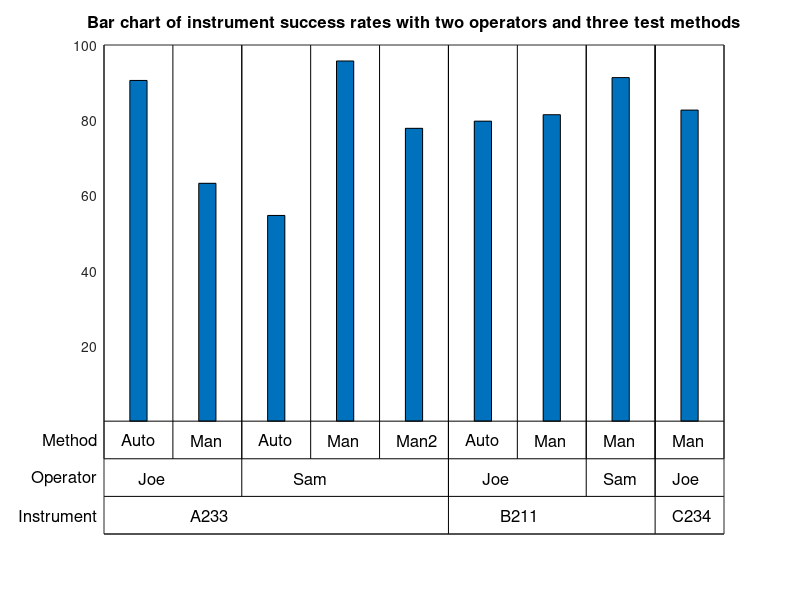

Here is the MATLAB script that generated this plot: (Note: this script raises an error after producing the figure.)
%   3165_02_02: Hierarchical bar charts
%   Copyright 2012 Packt Publishing
%   $Revision: 1 $
%   $Date: 2012-01-30 12:00:00

% Example with the multi-level x labels
% define data
A =  {81.4724, 'A233', 'Joe', 'Man';
      90.5792, 'A233', 'Joe', 'Auto';
      82.6987, 'A233', 'Sam', 'Man';
      91.3376, 'A233', 'Sam', 'Auto';
      63.2359, 'A233', 'Sam', 'Man2';
      79.7540, 'B211', 'Joe', 'Man';
      77.8498, 'B211', 'Joe', 'Auto';
      54.6882, 'B211', 'Sam', 'Man';
      95.7507, 'C234', 'Joe', 'Man';};

scramble = [2 5 8 9 7 6 1 4 3  ];
data = cell2mat({A{scramble,1}}');
level1 = {A{scramble,2}}; 
level2 = {A{scramble,3}};
level3 = {A{scramble,4}};

for i = 1:length(data)
   level2{i} = [level1{i} ',' level2{i}];
   level3{i} = [',' level2{i} ',' level3{i}];
end
uniqLevel1 = unique(level1);
uniqLevel2 = unique(level2);

% start drawing
figure('Position',[ 685         327        1215         651]);

% Calculate text placement locations for the Level3 labels
xSpan = get(gca,'xlim');
xLabel3Locs = linspace(0,range(xSpan),2*numel(data)+1);
vertiX3 = linspace(0,range(xSpan),numel(data)+1);

% Calculate text placement locations for the Level1 labels
for i=1:numel(uniqLevel1)
    level1n(i) = length(find(strcmp(level1,uniqLevel1{i})));
    pos1 = xLabel3Locs(sum(level1n(1:i-1))*2+1);
    pos2 = xLabel3Locs(sum(level1n(1:i))*2+1);
    xLabel1Locs(i) = pos1 + .25*abs(pos2-pos1);
    if i~=numel(uniqLevel1)
        vertiX1(i) = xLabel3Locs(sum(level1n(1:i))*2+1);
    end
end

% Calculate text placement locations for the Level2 labels
for i=1:numel(uniqLevel2)
    level2n(i) = length(find(strcmp(level2,uniqLevel2{i})));
    pos1 = xLabel3Locs(sum(level2n(1:i-1))*2+1);
    pos2 = xLabel3Locs(sum(level2n(1:i))*2+1);
    xLabel2Locs(i) = pos1 + .25*abs(pos2-pos1);
    if i~=numel(uniqLevel2)
        vertiX2(i) = xLabel3Locs(sum(level2n(1:i))*2+1);
    end
end

[E uniqLevel2] = strtok(uniqLevel2,',');
[uniqLevel2] = strtok(uniqLevel2,',');
uniqLevel3 = unique(level3);
[E uniqLevel3] = strtok(uniqLevel3,',');
[E uniqLevel3] = strtok(uniqLevel3,',');
[uniqLevel3] = strtok(uniqLevel3,',');

bar(xLabel3Locs(2:2:end-1),data,.25);hold on;
ylimv = get(gca,'ylim');
xlimv = get(gca,'xlim');
ymin = min(ylimv);
set(gca,'Xtick',xLabel3Locs,'Xticklabel',[],'TickLength',[0.0 0.0],'TickDir','out');

xLabel3LocsN = xLabel3Locs(2:2:end-1);
delta = abs(xLabel3LocsN(2)-xLabel3LocsN(1));
strt = 0.25*delta;
xLabel3LocsN = strt:delta:delta*length(xLabel3LocsN);
text(xLabel3LocsN,(ymin - 0.05*range(ylimv))*ones(size(xLabel3LocsN)),uniqLevel3,'Fontsize',12);
text(xLabel2Locs,(ymin - 0.15*range(ylimv))*ones(size(xLabel2Locs)),uniqLevel2,'Fontsize',12);
text(xLabel1Locs,(ymin - 0.25*range(ylimv))*ones(size(xLabel1Locs)),uniqLevel1,'Fontsize',12);

line(xlimv,[(ymin - 0.10*range(ylimv)) (ymin - 0.10*range(ylimv))],'Color','k');
line(xlimv,[(ymin - 0.20*range(ylimv)) (ymin - 0.20*range(ylimv))],'Color','k');
line(xlimv,[(ymin - 0.30*range(ylimv)) (ymin - 0.30*range(ylimv))],'Color','k');
ylimvN = [(ymin - 0.30*range(ylimv)) max(ylimv)];
ylim(ylimvN);

ylimvN = [(ymin - 0.10*range(ylimv)) max(ylimv)];
line([vertiX3; vertiX3],[ylimvN(1)*ones(size(vertiX3)); ylimvN(2)*ones(size(vertiX3));],'color','k');
ylimvN = [(ymin - 0.20*range(ylimv)) max(ylimv)];
line([vertiX2; vertiX2],[ylimvN(1)*ones(size(vertiX2)); ylimvN(2)*ones(size(vertiX2));],'color','k')
ylimvN = [(ymin - 0.30*range(ylimv)) max(ylimv)];
line([vertiX1; vertiX1],[ylimvN(1)*ones(size(vertiX1)); ylimvN(2)*ones(size(vertiX1));],'color','k')

hh=get(gca,'ytickLabel');
for i=1:length(hh)
    kk{i} = char(deblank(hh(i,:)));
end
set(gca,'yTicklabel',{' ',' ',kk{3:end}});

text(-.01,(ymin - 0.05*range(ylimv)),'Method','Fontsize',12,'HorizontalAlignment','right');
text(-.01,(ymin - 0.15*range(ylimv)),'Operator','Fontsize',12,'HorizontalAlignment','right');
text(-.01,(ymin - 0.25*range(ylimv)),'Instrument','Fontsize',12,'HorizontalAlignment','right');

title('Bar chart of instrument success rates with two operators and three test methods','Fontsize',12);
print(gcf,'-dpng','./../3165_02_Images/3165_02_02_1.png');
%add errorbars
L = 10*rand(size(data));
U = 10*rand(size(data));
errorbar(xLabel3Locs(2:2:end-1), data, L, U ,'.r','linewidth',2); 

ylimvN = [ymin max([ymin max(data+U)])];
line([vertiX3; vertiX3],[ylimvN(1)*ones(size(vertiX3)); ylimvN(2)*ones(size(vertiX3));],'color','k');
ylimvN = [(ymin - 0.20*range(ylimv)) max([get(gca,'ylim') max(data+U)])];
line([vertiX2; vertiX2],[ylimvN(1)*ones(size(vertiX2)); ylimvN(2)*ones(size(vertiX2));],'color','k')
ylimvN = [(ymin - 0.30*range(ylimv)) max([get(gca,'ylim') max(data+U)])];
line([vertiX1; vertiX1],[ylimvN(1)*ones(size(vertiX1)); ylimvN(2)*ones(size(vertiX1));],'color','k')

set(gca,'ylim',[min(ylimvN) round(max(ylimvN))]);

print(gcf,'-dpng','./../3165_02_Images/3165_02_02_2.png');


